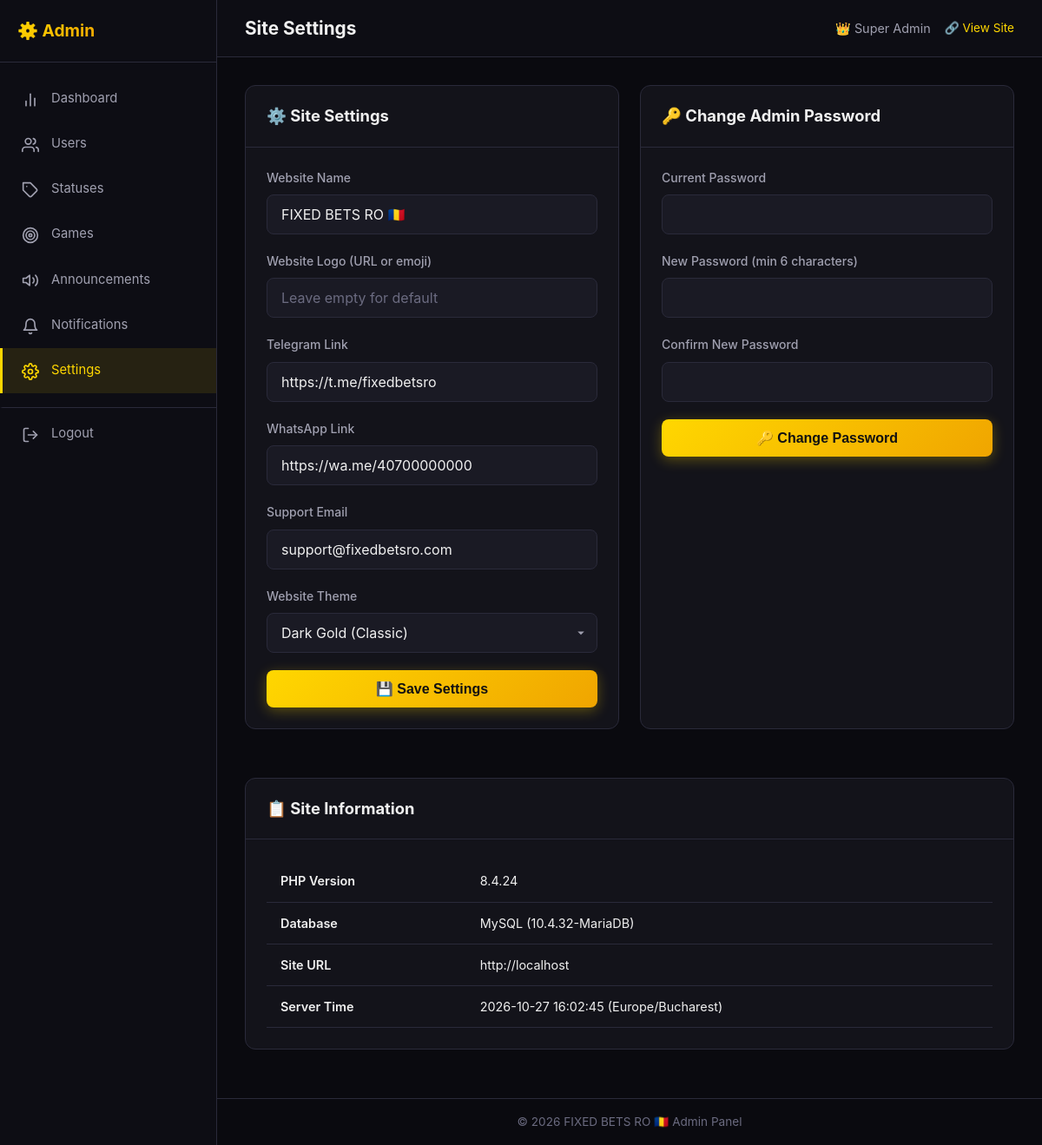
Screenshot of /admin/settings.php (signed in) with the database file from the repository.
### tables this page shows
CREATE TABLE IF NOT EXISTS site_settings (
    id INT AUTO_INCREMENT PRIMARY KEY,
    setting_key VARCHAR(50) NOT NULL UNIQUE,
    setting_value TEXT DEFAULT NULL,
    INDEX idx_key (setting_key)
);

### includes/functions.php (called while the page is built, shortened)
<?php
function getSiteSetting($pdo, $key) {
    $stmt = $pdo->prepare("SELECT setting_value FROM site_settings WHERE setting_key = ? LIMIT 1");
    $stmt->execute([$key]);
    $result = $stmt->fetch();
    return $result ? $result['setting_value'] : null;
}
function e($str) {
    return htmlspecialchars($str, ENT_QUOTES, 'UTF-8');
}

### admin/settings.php (the view, shortened to what this page needs)
<?php
require_once __DIR__ . '/../config/bootstrap.php';
require_once __DIR__ . '/../includes/functions.php';
require_once __DIR__ . '/../includes/auth.php';
$siteName = getSiteSetting($pdo, 'site_name') ?? SITE_NAME;
$siteLogo = getSiteSetting($pdo, 'site_logo') ?? '';
$telegramLink = getSiteSetting($pdo, 'telegram_link') ?? 'https://t.me/fixedbetsro';
$whatsappLink = getSiteSetting($pdo, 'whatsapp_link') ?? 'https://wa.me/40700000000';
$supportEmail = getSiteSetting($pdo, 'support_email') ?? 'support@fixedbetsro.com';
$dashboardTheme = getSiteSetting($pdo, 'dashboard_theme') ?? 'dark';
require_once __DIR__ . '/../includes/admin_header.php';
?>
<div style="display: grid; grid-template-columns: 1fr 1fr; gap: 1.5rem; margin-bottom: 2rem;">
    <div class="card">
        <div class="card-header">
            <h2>⚙️ Site Settings</h2>
        </div>
        <div class="card-body">
            <form method="POST">
                <div class="form-group">
                    <label>Website Name</label>
                    <input type="text" name="site_name" value="<?= e($siteName) ?>">
                </div>
                <div class="form-group">
                    <label>Website Logo (URL or emoji)</label>
                    <input type="text" name="site_logo" value="<?= e($siteLogo) ?>" placeholder="Leave empty for default">
                </div>
                <div class="form-group">
                    <label>Telegram Link</label>
                    <input type="url" name="telegram_link" value="<?= e($telegramLink) ?>" placeholder="https://t.me/yourchannel">
                </div>
                <div class="form-group">
                    <label>WhatsApp Link</label>
                    <input type="url" name="whatsapp_link" value="<?= e($whatsappLink) ?>" placeholder="https://wa.me/407XXXXXXXX">
                </div>
                <div class="form-group">
                    <label>Support Email</label>
                    <input type="email" name="support_email" value="<?= e($supportEmail) ?>" placeholder="support@example.com">
                </div>
                <div class="form-group">
                    <label>Website Theme</label>
                    <select name="dashboard_theme">
                        <option value="dark" <?= $dashboardTheme === 'dark' ? 'selected' : '' ?>>Dark Gold (Classic)</option>
                    </select>
                </div>
                <button type="submit" class="btn btn-primary btn-block">💾 Save Settings</button>
            </form>
        </div>
    </div>
    <div class="card">
        <div class="card-header">
            <h2>🔑 Change Admin Password</h2>
        </div>
        <div class="card-body">
            <form method="POST">
                <div class="form-group">
                    <label>Current Password</label>
                    <input type="password" name="current_password" required>
                </div>
                <div class="form-group">
                    <label>New Password (min 6 characters)</label>
                    <input type="password" name="new_password" required minlength="6">
                </div>
                <div class="form-group">
                    <label>Confirm New Password</label>
                    <input type="password" name="confirm_password" required minlength="6">
                </div>
                <button type="submit" class="btn btn-primary btn-block">🔑 Change Password</button>
            </form>
        </div>
    </div>
</div>
<div class="card">
    <div class="card-header">
        <h2>📋 Site Information</h2>
    </div>
    <div class="card-body">
        <table class="data-table">
            <tbody>
                <tr>
                    <td style="font-weight: 600;">PHP Version</td>
                    <td><?= phpversion() ?></td>
                </tr>
                <tr>
                    <td style="font-weight: 600;">Database</td>
                    <td>MySQL (<?= $pdo->getAttribute(PDO::ATTR_SERVER_VERSION) ?>)</td>
                </tr>
                <tr>
                    <td style="font-weight: 600;">Site URL</td>
                    <td><?= SITE_URL ?></td>
                </tr>
                <tr>
                    <td style="font-weight: 600;">Server Time</td>
                    <td><?= date('Y-m-d H:i:s') ?> (Europe/Bucharest)</td>
                </tr>
            </tbody>
        </table>
    </div>
</div>
<?php require_once __DIR__ . '/../includes/admin_footer.php'; ?>

### assets/css/style.css (style rules this page uses)
:root { --bg-dark: #0a0a0f; --bg-card: #13131a; --bg-card-hover: #1a1a24; --bg-input: #1a1a24; --bg-surface: #181820; --border-color: #2a2a3a; --border-light: #333345; --text-primary: #f0f0f0; --text-secondary: #a0a0b0; --text-muted: #6b6b80; --gold: #ffd700; --gold-dark: #b8960f; --gold-light: #ffe44d; --gold-gradient: linear-gradient(135deg, #ffd700, #f0a500); --success: #28a745; --danger: #dc3545; --warning: #ffc107; --info: #17a2b8; --radius: 12px; --radius-sm: 8px; --radius-lg: 16px; --shadow: 0 4px 20px rgba(0,0,0,0.3); --shadow-gold: 0 4px 20px rgba(255,215,0,0.15); --transition: all 0.3s ease; --bg-sidebar: #0d0d14; --bg-topbar: #0d0d14; --bg-welcome: linear-gradient(135deg, #1a1a24 0%, #0d0d14 100%); --bg-footer: #050508; --bg-nav-active: rgba(255, 215, 0, 0.1); --bg-nav-hover: rgba(255, 215, 0, 0.05); --btn-primary-text: #111111; }
*, *::before, *::after { margin: 0; padding: 0; box-sizing: border-box; }
html { scroll-behavior: smooth; }
body { font-family: -apple-system, BlinkMacSystemFont, 'Segoe UI', Roboto, 'Helvetica Neue', Arial, sans-serif; background-color: var(--bg-dark); color: var(--text-primary); line-height: 1.6; min-height: 100vh; -webkit-font-smoothing: antialiased; }
.btn { display: inline-flex; align-items: center; justify-content: center; gap: 0.5rem; padding: 12px 24px; border: none; border-radius: var(--radius-sm); font-size: 1rem; font-weight: 600; cursor: pointer; transition: var(--transition); text-decoration: none; white-space: nowrap; }
.btn-primary { background: var(--gold-gradient); color: var(--btn-primary-text); box-shadow: 0 4px 15px rgba(255,215,0,0.3); }
.btn-block { width: 100%; }
.form-group { margin-bottom: 1.25rem; }
.form-group label { display: block; margin-bottom: 0.5rem; font-size: 0.875rem; font-weight: 500; color: var(--text-secondary); }
.form-group input, .form-group select, .form-group textarea { width: 100%; padding: 12px 16px; background: var(--bg-input); border: 1px solid var(--border-color); border-radius: var(--radius-sm); color: var(--text-primary); font-size: 1rem; font-family: inherit; transition: var(--transition); }
.form-group input::placeholder, .form-group textarea::placeholder { color: var(--text-muted); }
.form-group select { cursor: pointer; appearance: none; background-repeat: no-repeat; background-position: right 12px center; padding-right: 36px; }

### assets/css/admin.css (style rules this page uses)
.card { background: var(--bg-card); border: 1px solid var(--border-color); border-radius: var(--radius); margin-bottom: 1.5rem; overflow: hidden; }
.card-header { padding: 1.25rem 1.5rem; border-bottom: 1px solid var(--border-color); display: flex; align-items: center; justify-content: space-between; flex-wrap: wrap; gap: 1rem; }
.card-header h2 { font-size: 1.15rem; color: var(--text-primary); }
.card-body { padding: 1.5rem; overflow-x: auto; }
.data-table { width: 100%; border-collapse: collapse; white-space: nowrap; }
.data-table td { padding: 12px 16px; font-size: 0.9rem; color: var(--text-primary); border-bottom: 1px solid var(--border-color); }

### rows the page displays
site_settings: site_name "FIXED BETS RO 🇷🇴"
site_settings: telegram_link "https://t.me/fixedbetsro"
site_settings: whatsapp_link "https://wa.me/40700000000"
site_settings: support_email "support@fixedbetsro.com"
site_settings: dashboard_theme "Dark Gold (Classic)"

### other values shown
$pageTitle "Site Settings"
$_SESSION['full_name'] "Super Admin"
phpversion() "8.4.24"
$pdo->getAttribute(PDO::ATTR_SERVER_VERSION) "10.4.32-MariaDB"
SITE_URL "http://localhost"
SITE_NAME "FIXED BETS RO 🇷🇴"
